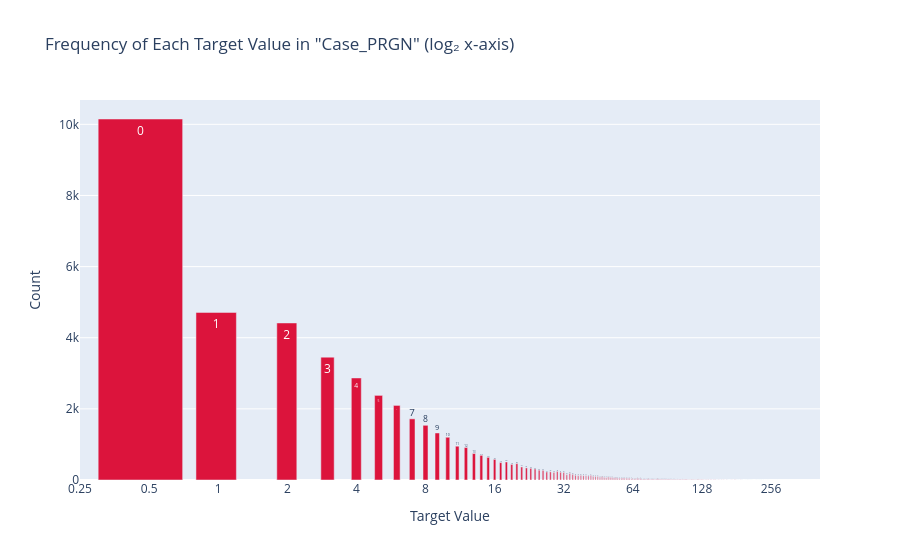

The notebook cell this image was saved under:
### Code cell
plot_log2_frequency(dataset, 'Case_PRGN')

### Figure 1 — Plotly figure (JSON) as saved in the notebook; plotly's stock layout.template omitted (floating-point values rounded to 4 significant figures; data arrays with more than 128 entries replaced by an {"elided": "..."} marker saying what was removed)
{"data": [{"hovertemplate": "Value: %{text}<br>Count: %{y}<extra></extra>", "marker": {"color": "crimson"}, "text": {"elided": "231 str values"}, "type": "bar", "x": {"elided": "231 float values"}, "y": {"elided": "231 int values"}}], "layout": {"title": {"text": "Frequency of Each Target Value in \"Case_PRGN\" (log₂ x-axis)"}, "xaxis": {"dtick": 0.301, "title": {"text": "Target Value"}, "type": "log"}, "yaxis": {"title": {"text": "Count"}}}}
